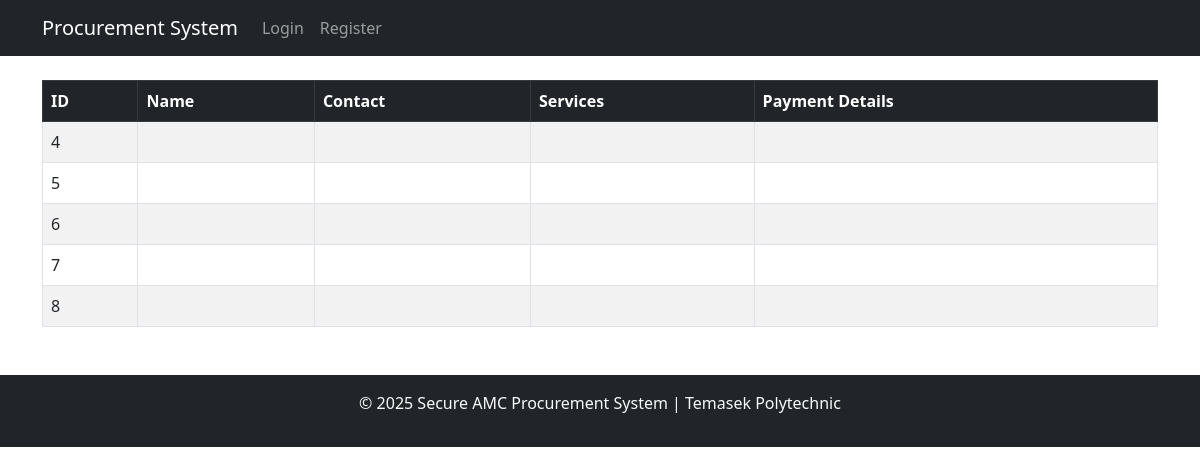
Page /inventory_system/read_vendors.php on the committed database.
### tables this page shows
CREATE TABLE `vendors` (
  `id` int(11) NOT NULL,
  `vendor_name` varchar(255) NOT NULL,
  `contact_info` varchar(255) NOT NULL,
  `contact` varchar(255) DEFAULT NULL,
  `services` varchar(255) DEFAULT NULL
);

### inventory_system/read_vendors.php (the view, shortened to what this page needs)
<?php
include 'header.php';
include 'db_connect.php';
$sql = "SELECT * FROM vendors";
$result = $conn->query($sql);
if ($result->num_rows > 0) {
    echo "<table class='table table-bordered table-striped'>";
    echo "<thead class='table-dark'><tr><th>ID</th><th>Name</th><th>Contact</th><th>Services</th><th>Payment Details</th></tr></thead>";
    echo "<tbody>";
    while ($row = $result->fetch_assoc()) {
        $decrypted_payment = openssl_decrypt($row["payment_details"], "AES-128-CTR", "your_secret_key", 0, "1234567891011121");
        echo "<tr>
                <td>".htmlspecialchars($row["id"])."</td>
                <td>".htmlspecialchars($row["name"])."</td>
                <td>".htmlspecialchars($row["contact"])."</td>
                <td>".htmlspecialchars($row["services"])."</td>
                <td>".htmlspecialchars($decrypted_payment)."</td>
              </tr>";
    }
    echo "</tbody></table>";
} else {
    echo "<div class='alert alert-warning'>No vendors found.</div>";
}
include 'footer.php';
?>

### rows in the picture
vendors: id "4"
vendors: id "5"
vendors: id "6"
vendors: id "7"
vendors: id "8"
